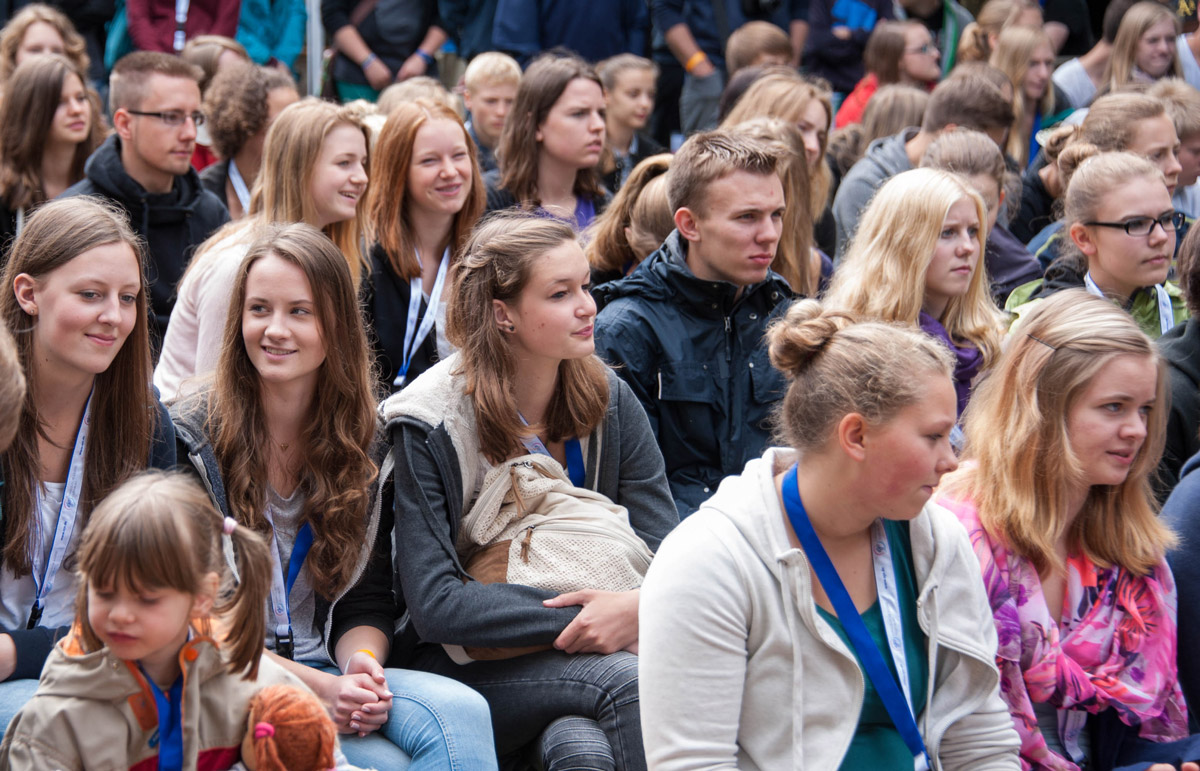
#> input picture Mob.jpg, 1200 x 771 px
$ python '15_Face Detection.py'
#> lines starting #> are read from the running program, lines starting #| are printed output that depends on the picture; after the words box and inside, x2 and y2 are one past the last pixel; in counts of white or black regions, pixels touching at a corner belong together
#haarcascade und local binary patterns

import cv2 as cv

#img = cv.imread('kylie-jenner.jpg')
img = cv.imread('Mob.jpg')
#> img is the input picture: shape (771, 1200, 3); mean B, G, R 108.8, 106.7, 125
cv.imshow('img',img)

gray = cv.cvtColor(img, cv.COLOR_BGR2GRAY)
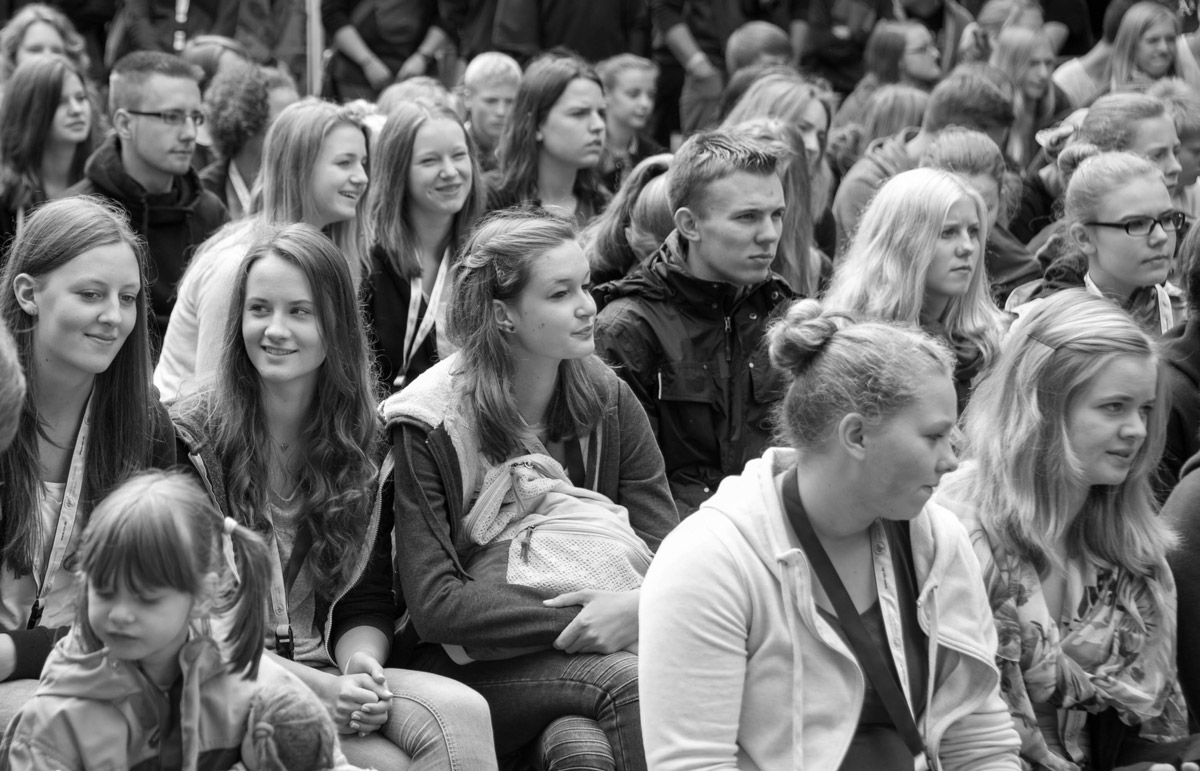
#> gray: shape (771, 1200); min 0, max 255, mean 112.4
cv.imshow('gray',gray)

haar_cascade = cv.CascadeClassifier('15_1_Haarcascade.xml')

faces_rect = haar_cascade.detectMultiScale(gray, scaleFactor = 1.1, minNeighbors=3)
#> faces_rect = 20 rows, first 6: [1136, 21, 51, 51], [474, 81, 54, 54], [614, 74, 54, 54], [15, 28, 62, 62], [44, 78, 59, 59], [558, 84, 74, 74]

print(f'Number of faces found = {len(faces_rect)}')
#| Number of faces found = 20

for (x,y,w,h) in faces_rect:
    cv.rectangle(img, (x,y), (x+w,y+h), (255,0,255), thickness =2)
#> this loop made 20 passes
#> (x, y, w, h) on passes 1 to 12: (1136, 21, 51, 51), (474, 81, 54, 54), (614, 74, 54, 54), (15, 28, 62, 62), (44, 78, 59, 59), (558, 84, 74, 74), (405, 127, 80, 80), (309, 134, 78, 78), (714, 178, 99, 99), (920, 200, 86, 86), (575, 52, 95, 95), (225, 270, 107, 107)
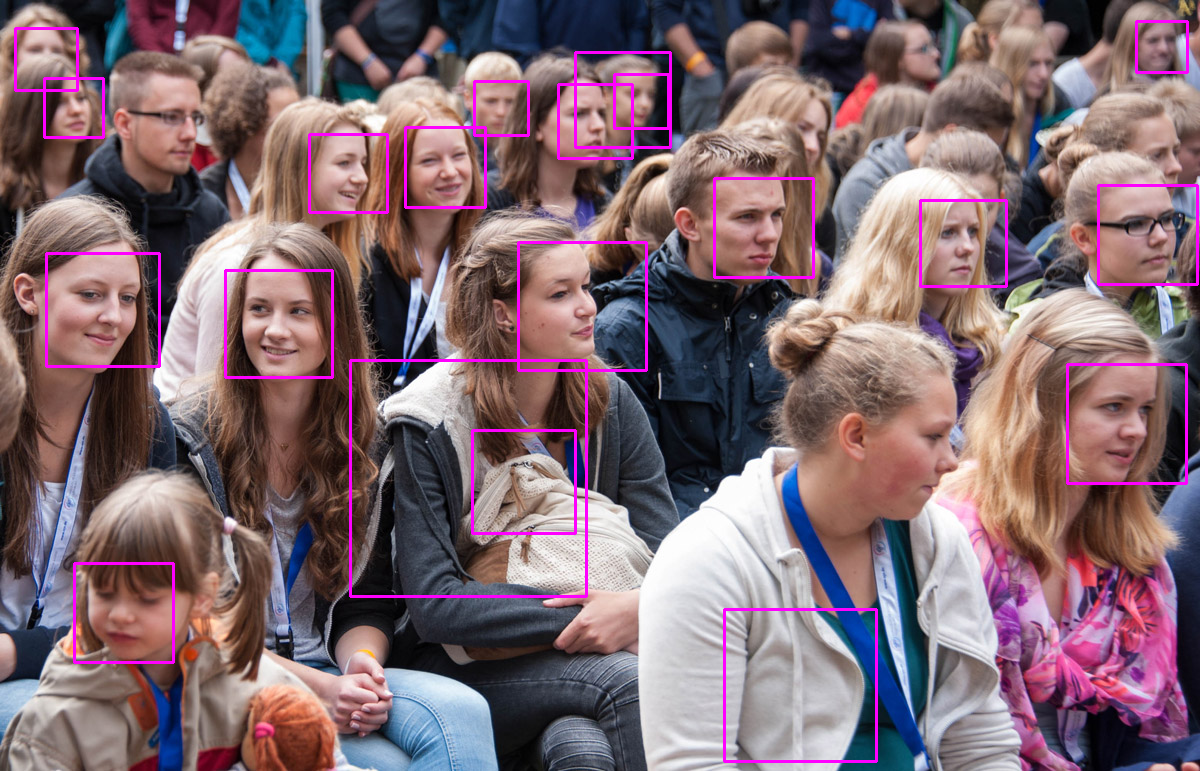
#> img: shape (771, 1200, 3); 2.5% of pixels changed, all inside (x1, y1, x2, y2) = (14, 20, 1199, 763)

cv.imshow('detected',img)

cv.waitKey(0)

$ run again, with kylie-jenner.jpg copied over Mob.jpg
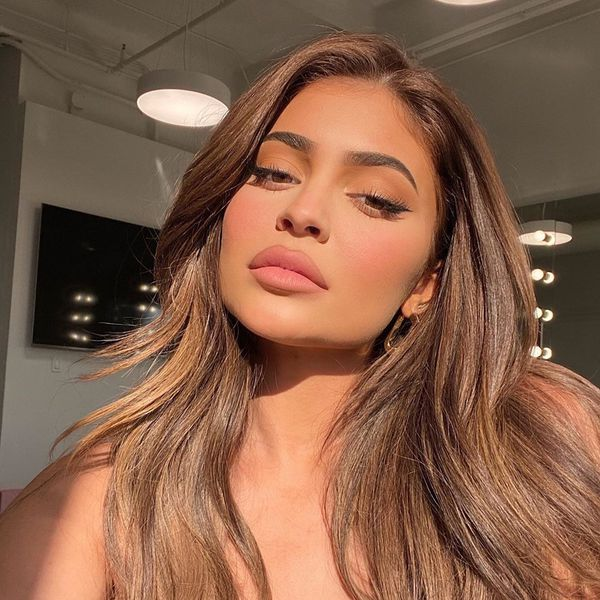
#> input picture kylie-jenner.jpg, 600 x 600 px
#> img is the input picture: shape (600, 600, 3); mean B, G, R 74.1, 96, 134.9
#> `gray = cv.cvtColor(img, cv.COLOR_BGR2GRAY)`:
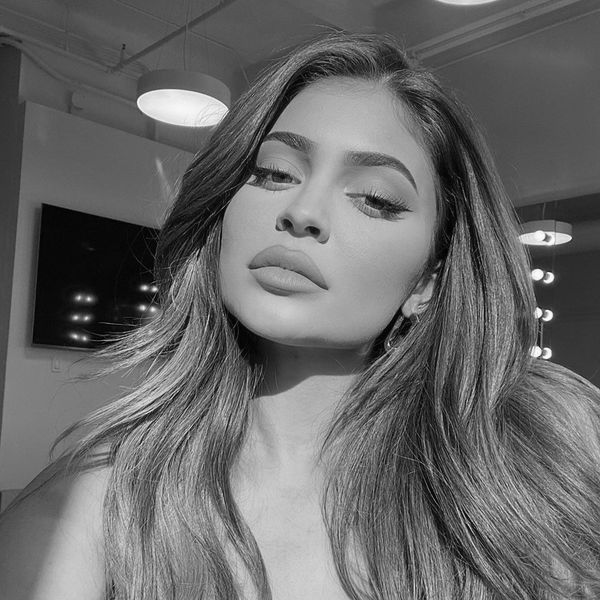
#> gray: shape (600, 600); min 0, max 254, mean 105.1
#> faces_rect = [[182, 68, 292, 292]]
#| Number of faces found = 1
#> the loop `for (x,y,w,h) in faces_rect:` made 1 pass
#> after the loop `for (x,y,w,h) in faces_rect:`:
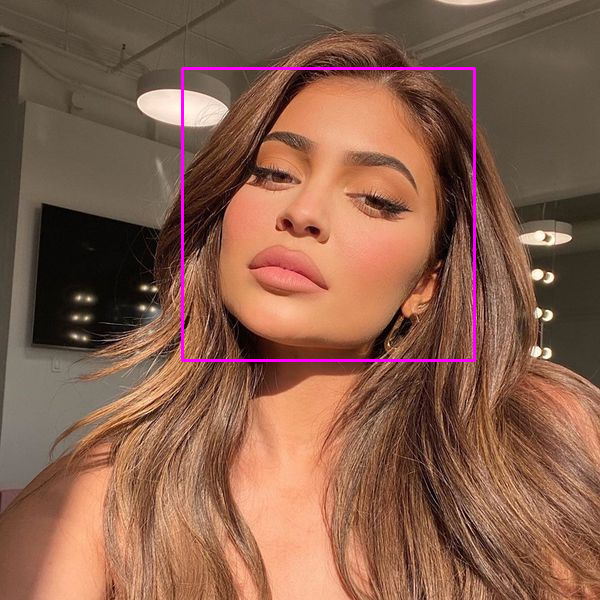
#> img: shape (600, 600, 3); 0.97% of pixels changed, all inside (x1, y1, x2, y2) = (181, 67, 476, 362)

$ run again, with Gesicht.jpg copied over Mob.jpg
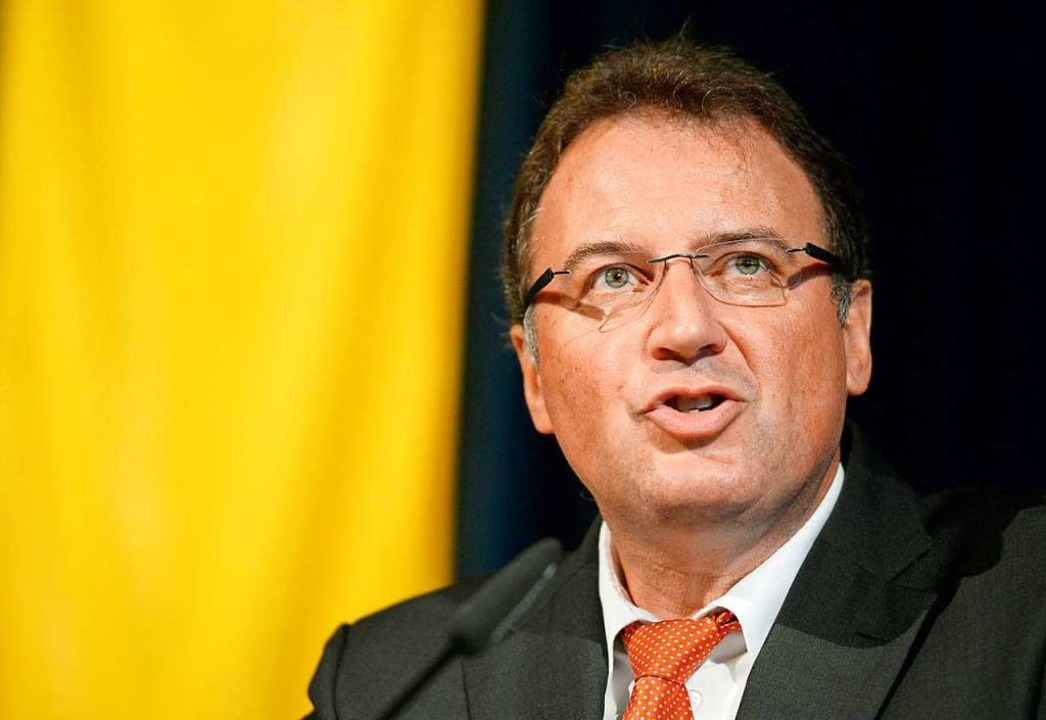
#> input picture Gesicht.jpg, 1046 x 720 px
#> img is the input picture: shape (720, 1046, 3); mean B, G, R 37, 124.8, 155.2
#> `gray = cv.cvtColor(img, cv.COLOR_BGR2GRAY)`:
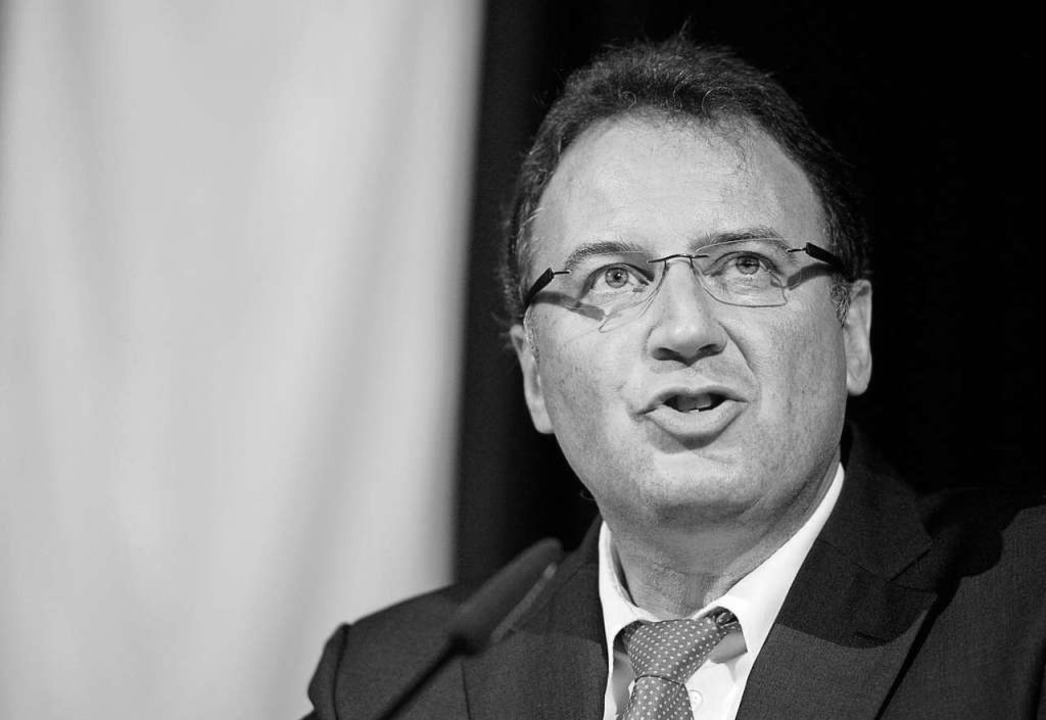
#> gray: shape (720, 1046); min 0, max 255, mean 123.9
#> faces_rect = [[604, 658, 55, 55], [485, 116, 397, 397]]
#| Number of faces found = 2
#> the loop `for (x,y,w,h) in faces_rect:` made 2 passes
#> after the loop `for (x,y,w,h) in faces_rect:`:
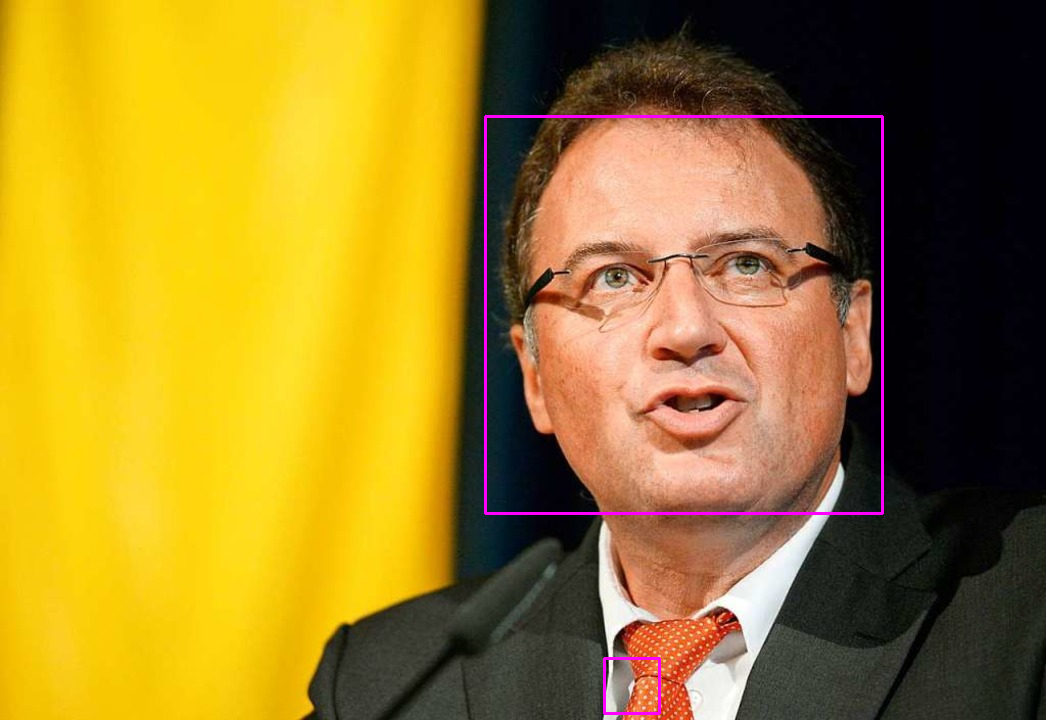
#> img: shape (720, 1046, 3); 0.72% of pixels changed, all inside (x1, y1, x2, y2) = (484, 115, 884, 715)

$ run again, with Kartoffel.jpg copied over Mob.jpg
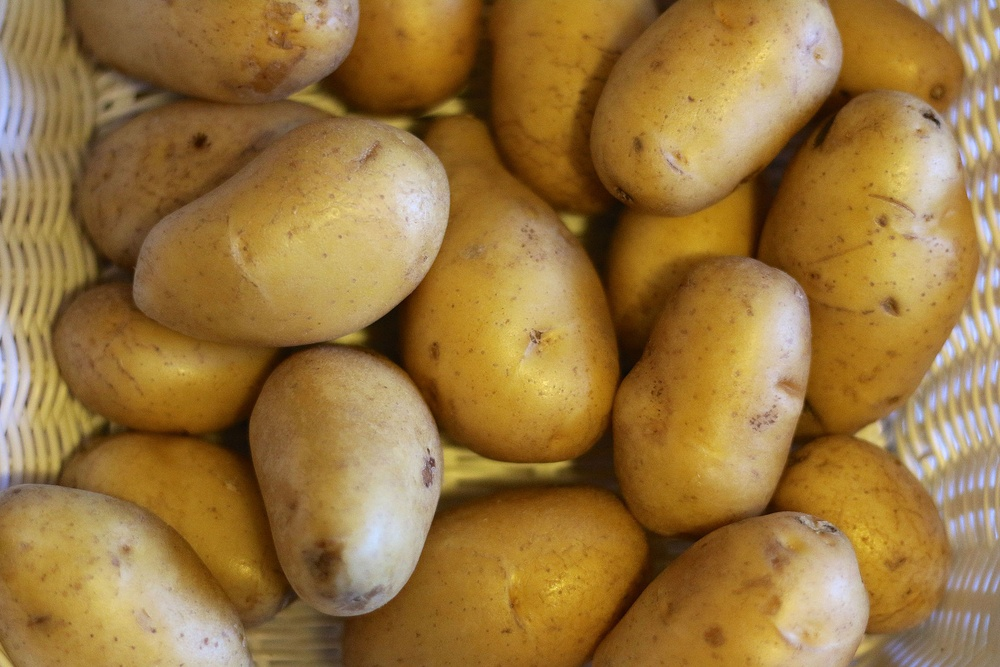
#> input picture Kartoffel.jpg, 1000 x 667 px, shrunk from 1920 x 1280 before the run
#> img is the input picture: shape (667, 1000, 3); mean B, G, R 62.5, 118.2, 153.6
#> `gray = cv.cvtColor(img, cv.COLOR_BGR2GRAY)`:
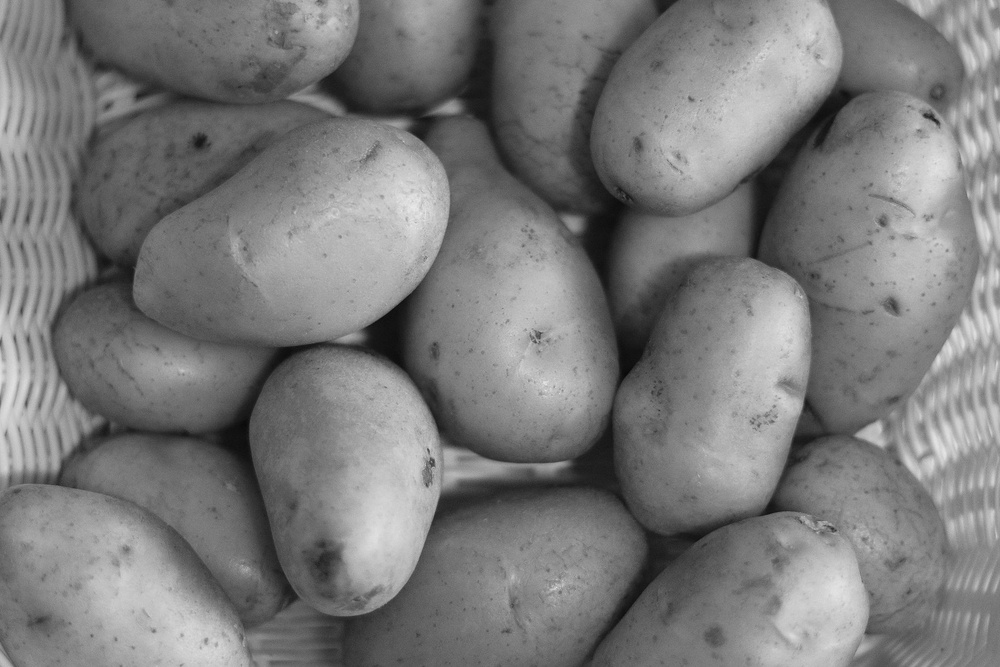
#> gray: shape (667, 1000); min 7, max 234, mean 122.5
#> faces_rect = [[720, 351, 94, 94]]
#| Number of faces found = 1
#> the loop `for (x,y,w,h) in faces_rect:` made 1 pass
#> after the loop `for (x,y,w,h) in faces_rect:`:
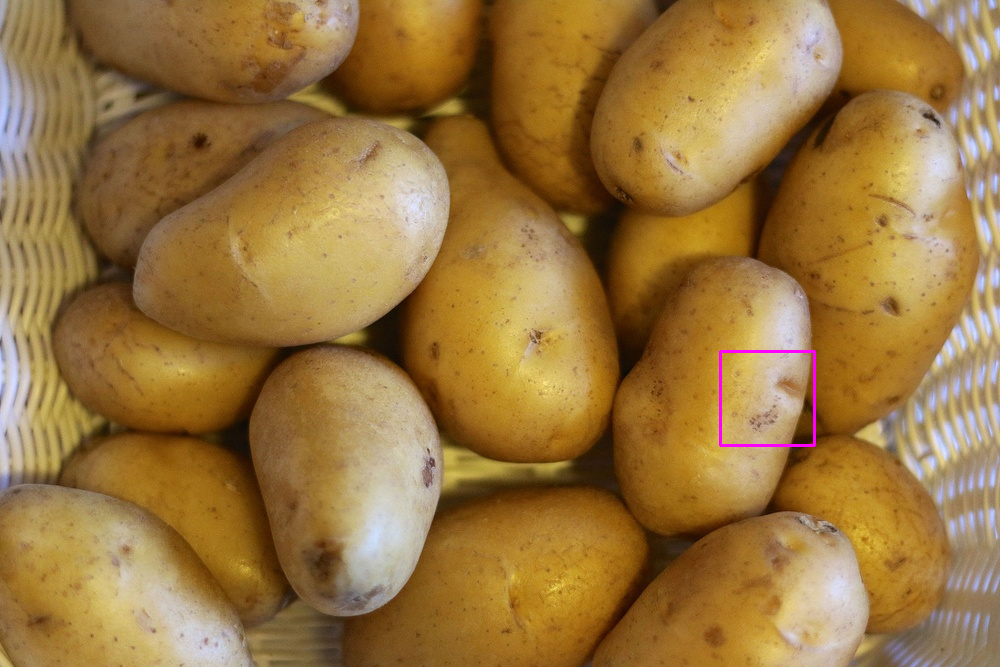
#> img: shape (667, 1000, 3); 0.17% of pixels changed, all inside (x1, y1, x2, y2) = (719, 350, 816, 447)
